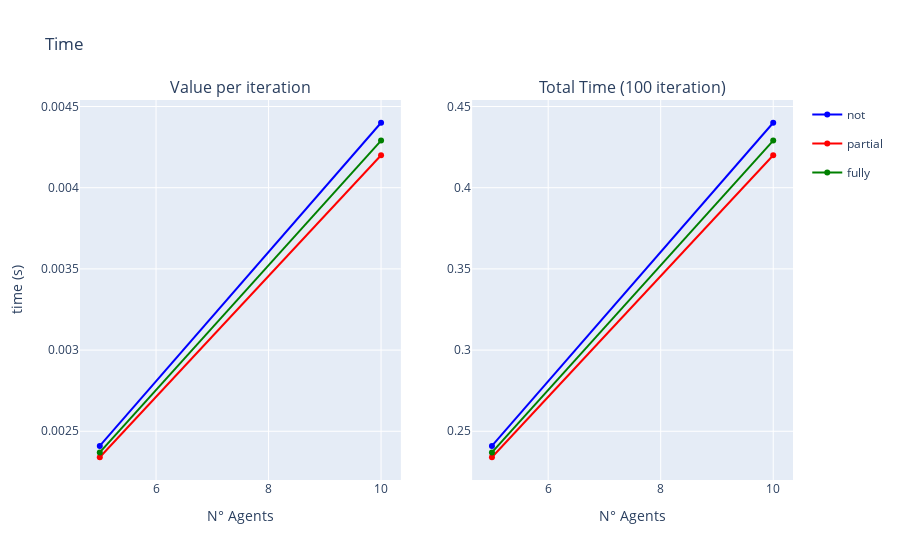

Here is the notebook cell this chart was saved with:
### Code cell
fig = make_subplots(rows=1, cols=2, subplot_titles=("Value per iteration", "Total Time (100 iteration)"))

fig.add_trace(go.Scatter(x=to_plot_tot_not_mean.index, y=to_plot_tot_not_mean['not'], name='not', legendgroup='not', line=dict(color='blue')), row=1, col=1)
fig.add_trace(go.Scatter(x=to_plot_tot_not_mean.index, y=to_plot_tot_not_mean['partial'], name = 'partial', legendgroup='partial', line=dict(color='red')), row=1, col=1)
fig.add_trace(go.Scatter(x=to_plot_tot_not_mean.index, y=to_plot_tot_not_mean['fully'], name='fully', legendgroup='fully', line=dict(color='green')), row=1, col=1)

fig.add_trace(go.Scatter(x=to_plot_tot_not_sum.index, y=to_plot_tot_not_sum['not'], name='not', legendgroup='not', line=dict(color='blue'), showlegend=False), row=1, col=2)
fig.add_trace(go.Scatter(x=to_plot_tot_not_sum.index, y=to_plot_tot_not_sum['partial'], name='partial', legendgroup='partial', line=dict(color='red'), showlegend=False), row=1, col=2)
fig.add_trace(go.Scatter(x=to_plot_tot_not_sum.index, y=to_plot_tot_not_sum['fully'], name='fully', legendgroup='fully', line=dict(color='green'), showlegend=False), row=1, col=2)

fig.update_yaxes(title_text="time (s)", row=1, col=1)
fig.update_xaxes(title_text="N° Agents", row=1, col=1)
fig.update_xaxes(title_text="N° Agents", row=1, col=2)

fig.update_layout(title='Time')

fig.show()

### Figure 1 — Plotly figure (JSON) as saved in the notebook; plotly's stock layout.template omitted (floating-point values rounded to 4 significant figures)
{"data": [{"legendgroup": "not", "line": {"color": "blue"}, "name": "not", "type": "scatter", "x": [5, 10], "xaxis": "x", "y": [0.00241, 0.0044], "yaxis": "y"}, {"legendgroup": "partial", "line": {"color": "red"}, "name": "partial", "type": "scatter", "x": [5, 10], "xaxis": "x", "y": [0.00234, 0.0042], "yaxis": "y"}, {"legendgroup": "fully", "line": {"color": "green"}, "name": "fully", "type": "scatter", "x": [5, 10], "xaxis": "x", "y": [0.00237, 0.00429], "yaxis": "y"}, {"legendgroup": "not", "line": {"color": "blue"}, "name": "not", "showlegend": false, "type": "scatter", "x": [5, 10], "xaxis": "x2", "y": [0.241, 0.44], "yaxis": "y2"}, {"legendgroup": "partial", "line": {"color": "red"}, "name": "partial", "showlegend": false, "type": "scatter", "x": [5, 10], "xaxis": "x2", "y": [0.234, 0.42], "yaxis": "y2"}, {"legendgroup": "fully", "line": {"color": "green"}, "name": "fully", "showlegend": false, "type": "scatter", "x": [5, 10], "xaxis": "x2", "y": [0.237, 0.429], "yaxis": "y2"}], "layout": {"annotations": [{"font": {"size": 16}, "showarrow": false, "text": "Value per iteration", "x": 0.225, "xanchor": "center", "xref": "paper", "y": 1, "yanchor": "bottom", "yref": "paper"}, {"font": {"size": 16}, "showarrow": false, "text": "Total Time (100 iteration)", "x": 0.775, "xanchor": "center", "xref": "paper", "y": 1, "yanchor": "bottom", "yref": "paper"}], "title": {"text": "Time"}, "xaxis": {"anchor": "y", "domain": [0, 0.45], "title": {"text": "N° Agents"}}, "xaxis2": {"anchor": "y2", "domain": [0.55, 1], "title": {"text": "N° Agents"}}, "yaxis": {"anchor": "x", "domain": [0, 1], "title": {"text": "time (s)"}}, "yaxis2": {"anchor": "x2", "domain": [0, 1]}}}
